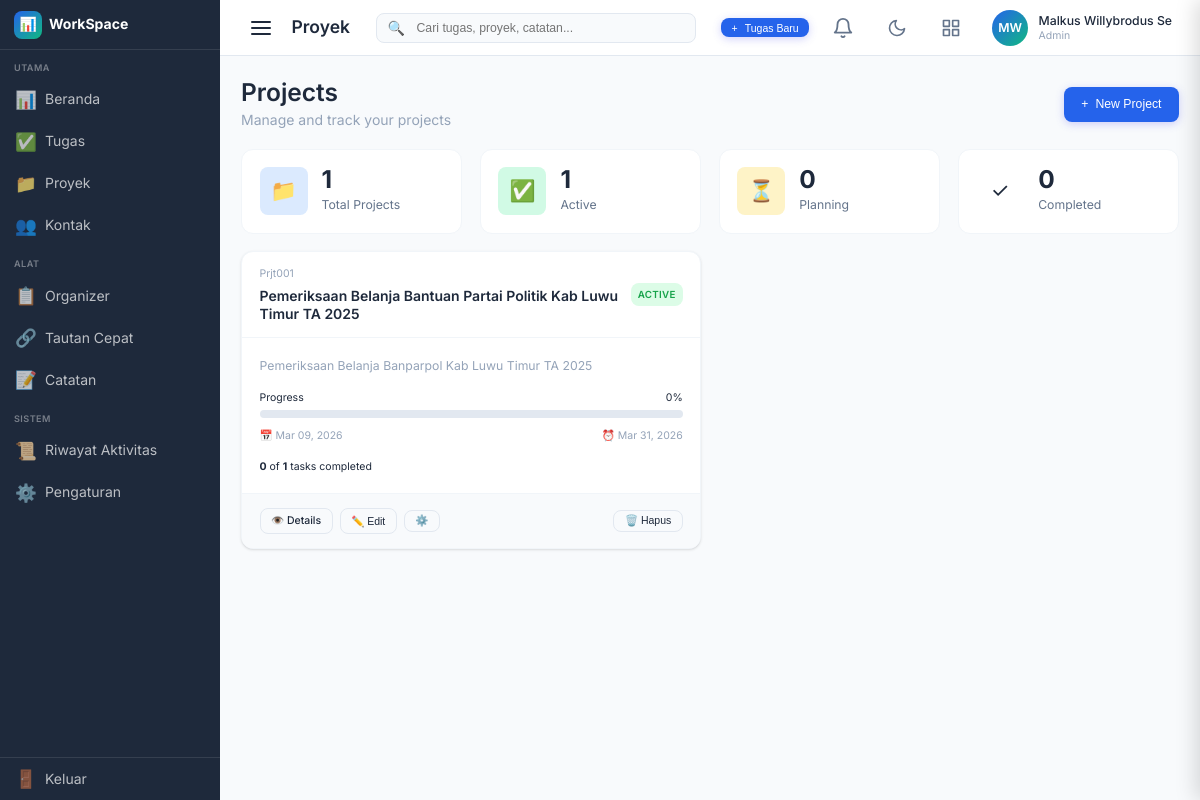
Page /index.php?page=projects (signed in) on the earlier database version.
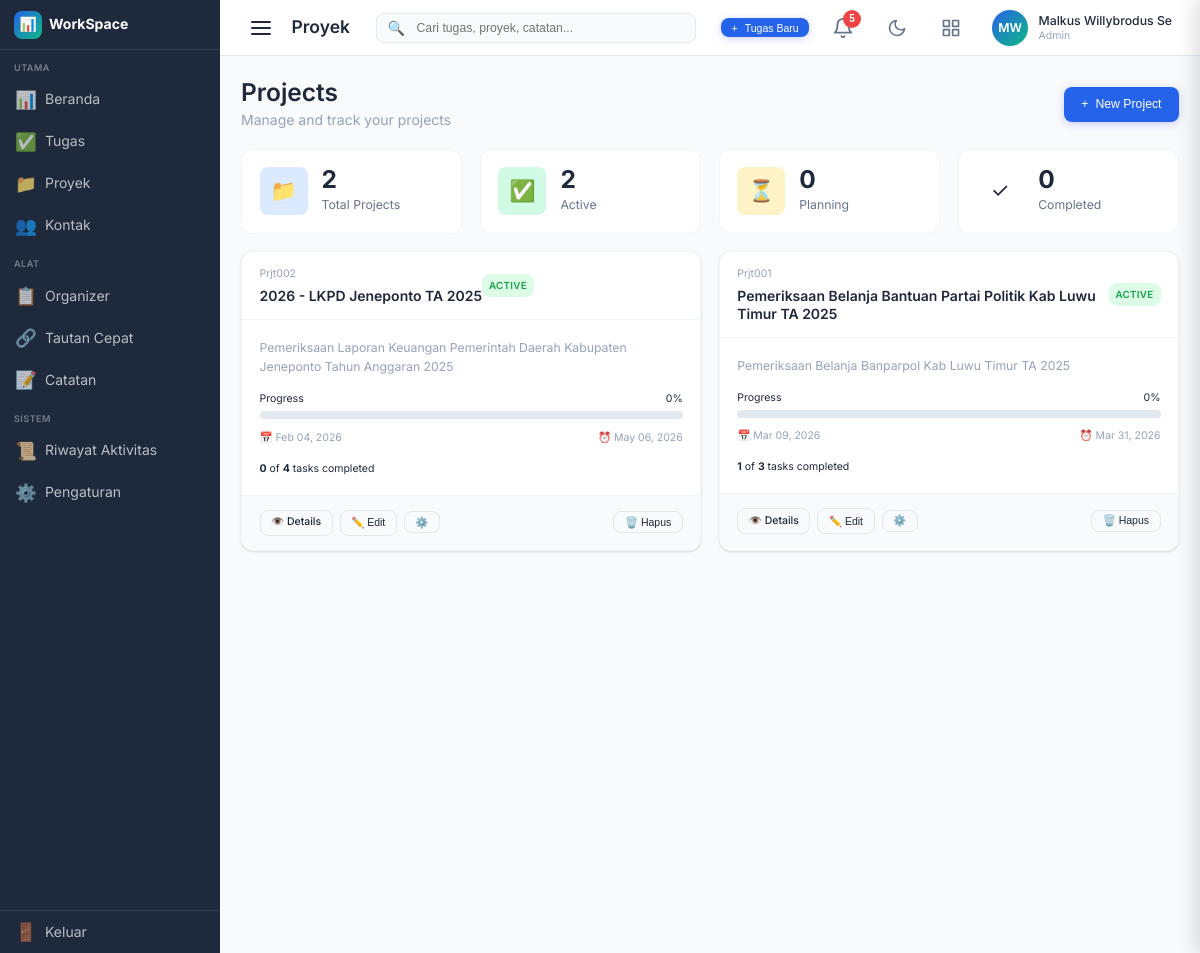
Same page on the later database version.
### tables this page shows
CREATE TABLE `projects` (
  `id` int NOT NULL AUTO_INCREMENT,
  `project_code` varchar(20) DEFAULT NULL,
  `name` varchar(255) NOT NULL,
  `description` text,
  `owner_id` int NOT NULL,
  `status` enum('planning','active','on_hold','completed','cancelled') DEFAULT 'planning',
  `progress_percentage` int DEFAULT '0',
  `start_date` date DEFAULT NULL,
  `deadline` date DEFAULT NULL,
  `folder_name` varchar(50) DEFAULT NULL,
  `created_at` datetime DEFAULT CURRENT_TIMESTAMP,
  `updated_at` datetime DEFAULT CURRENT_TIMESTAMP ON UPDATE CURRENT_TIMESTAMP,
  PRIMARY KEY (`id`),
  KEY `owner_id` (`owner_id`),
  CONSTRAINT `projects_ibfk_1` FOREIGN KEY (`owner_id`) REFERENCES `users` (`id`) ON DELETE CASCADE
);

### config/functions.php (called while the page is built, shortened)
<?php
function getUserId() {
    return $_SESSION['user_id'] ?? null;
}
function h($str) {
    return htmlspecialchars($str, ENT_QUOTES, 'UTF-8');
}
function formatDate($date, $format = 'Y-m-d') {
    $d = new DateTime($date);
    return $d->format($format);
}
function getUnreadNotifications($userId) {
    $db = getDB();
    $stmt = $db->prepare("SELECT * FROM notifications WHERE user_id = ? AND is_read = 0 ORDER BY created_at DESC LIMIT 10");
    $stmt->bind_param('i', $userId);
    $stmt->execute();
    $result = $stmt->get_result();
    $notifications = [];
    while ($row = $result->fetch_assoc()) {
        $notifications[] = $row;
    }
    return $notifications;
}

### pages/projects/index.php (the view, shortened to what the changed rows need)
<?php
require_once __DIR__ . '/../../config/functions.php';
$userId = getUserId();
$db = getDB();
$stmt = $db->prepare("SELECT * FROM projects WHERE owner_id = ? ORDER BY updated_at DESC");
$stmt->bind_param('i', $userId);
$stmt->execute();
$projects = $stmt->get_result()->fetch_all(MYSQLI_ASSOC);
$stmt = $db->prepare("SELECT status, COUNT(*) as count FROM projects WHERE owner_id = ? GROUP BY status");
$stmt->bind_param('i', $userId);
$stmt->execute();
$projectCounts = $stmt->get_result()->fetch_all(MYSQLI_ASSOC);
$counts = ['all' => 0, 'planning' => 0, 'active' => 0, 'on_hold' => 0, 'completed' => 0];
foreach ($projectCounts as $row) {
    $counts[$row['status']] = $row['count'];
    $counts['all'] += $row['count'];
}
?>
<div class="projects-page">
    <div class="d-flex justify-between align-center mb-5">
        <div>
            <h2>Projects</h2>
            <p class="text-muted">Manage and track your projects</p>
        </div>
        <button class="btn btn-primary" onclick="openModal('addProjectModal')">
            <span>+</span> New Project
        </button>
    </div>
    <div class="stats-grid mb-5">
        <div class="stat-card">
            <div class="stat-icon blue">📁</div>
            <div class="stat-content">
                <div class="stat-value"><?= $counts['all'] ?></div>
                <div class="stat-label">Total Projects</div>
            </div>
        </div>
        <div class="stat-card">
            <div class="stat-icon green">✅</div>
            <div class="stat-content">
                <div class="stat-value"><?= $counts['active'] ?></div>
                <div class="stat-label">Active</div>
            </div>
        </div>
        <div class="stat-card">
            <div class="stat-icon yellow">⏳</div>
            <div class="stat-content">
                <div class="stat-value"><?= $counts['planning'] ?></div>
                <div class="stat-label">Planning</div>
            </div>
        </div>
        <div class="stat-card">
            <div class="stat-icon purple">✓</div>
            <div class="stat-content">
                <div class="stat-value"><?= $counts['completed'] ?></div>
                <div class="stat-label">Completed</div>
            </div>
        </div>
    </div>
    <?php if (count($projects) > 0): ?>
    <div class="d-grid" style="grid-template-columns: repeat(auto-fill, minmax(350px, 1fr)); gap: var(--space-5);">
        <?php foreach ($projects as $project): ?>
        <div class="card">
            <div class="card-header">
                <div class="d-flex justify-between align-center">
                    <div>
                        <span class="text-xs text-muted" style="display: block; margin-bottom: 4px;"><?= h($project['project_code'] ?? 'N/A') ?></span>
                        <h3 class="card-title"><?= h($project['name']) ?></h3>
                    </div>
                    <span class="badge badge-<?= str_replace('_', '-', $project['status']) ?>">
                        <?= ucfirst(str_replace('_', ' ', $project['status'])) ?>
                    </span>
                </div>
            </div>
            <div class="card-body">
                <?php if ($project['description']): ?>
                <p class="text-muted mb-4" style="font-size: 0.875rem;"><?= h($project['description']) ?></p>
                <?php endif; ?>
                <div class="mb-3">
                    <div class="d-flex justify-between text-xs mb-1">
                        <span>Progress</span>
                        <span><?= $project['progress_percentage'] ?>%</span>
                    </div>
                    <div class="progress">
                    </div>
                </div>
                <div class="d-flex justify-between text-xs text-muted mb-4">
                    <span>
                        <?= $project['start_date'] ? '📅 ' . formatDate($project['start_date'], 'M d, Y') : 'No start date' ?>
                    </span>
                    <span>
                        <?= $project['deadline'] ? '⏰ ' . formatDate($project['deadline'], 'M d, Y') : 'No deadline' ?>
                    </span>
                </div>
                <?php
                $stmt = $db->prepare("SELECT status, COUNT(*) as count FROM tasks WHERE project_id = ? GROUP BY status");
                $stmt->bind_param('i', $project['id']);
                $stmt->execute();
                $taskStats = $stmt->get_result()->fetch_all(MYSQLI_ASSOC);
                $totalTasks = 0;
                $completedTasks = 0;
                foreach ($taskStats as $stat) {
                    $totalTasks += $stat['count'];
                    if ($stat['status'] === 'completed') $completedTasks = $stat['count'];
                }
                ?>
                <div class="text-xs">
                    <strong><?= $completedTasks ?></strong> of <strong><?= $totalTasks ?></strong> tasks completed
                </div>
            </div>
            <div class="card-footer d-flex justify-between">
                <div class="d-flex gap-2">
                    <a href="index.php?page=project_detail&id=<?= $project['id'] ?>" class="btn btn-sm btn-secondary">
                        👁️ Details
                    </a>
                    <button class="btn btn-sm btn-secondary" onclick="editProject(<?= $project['id'] ?>, '<?= h($project['name']) ?>', '<?= h($project['description'] ?? '') ?>', '<?= $project['status'] ?>', <?= $project['progress_percentage'] ?>, '<?= $project['start_date'] ?>', '<?= $project['deadline'] ?>')">
                        ✏️ Edit
                    </button>
                    <div class="dropdown" style="position: relative;">
                        <button type="button" class="btn btn-sm btn-secondary" onclick="toggleProjectStatusDropdown(<?= $project['id'] ?>)" title="Ubah Status">⚙️</button>
                    </div>
                </div>
                <form method="POST" onsubmit="event.preventDefault(); swalConfirm('Hapus proyek ini?', 'Tindakan ini tidak dapat dibatalkan.', 'warning').then(result => { if (result.isConfirmed) this.submit(); })">
                    <button type="submit" class="btn btn-sm btn-secondary">🗑️ Hapus</button>
                </form>
            </div>
        </div>
        <?php endforeach; ?>
    </div>
    <?php endif; ?>
</div>

### includes/header.php (shortened to what the changed rows need)
<?php
$currentPage = $_GET['page'] ?? 'dashboard';
$pageTitles = [
    'dashboard' => 'Beranda',
    'tasks' => 'Manajemen Tugas',
    'projects' => 'Proyek',
    'contacts' => 'Kontak',
    'links' => 'Tautan Cepat',
    'notes' => 'Catatan',
    'organizer' => 'Organizer',
    'activity' => 'Riwayat Aktivitas',
    'settings' => 'Pengaturan',
    'notifications' => 'Notifikasi'
];
$pageTitle = $pageTitles[$currentPage] ?? 'Beranda';
$unreadNotifications = getUnreadNotifications(getUserId());
?>
<header class="header">
    <div class="header-left">
        <h1 class="header-title"><?= h($pageTitle) ?></h1>
    </div>
    <div class="header-right">
        <div class="dropdown">
            <button class="header-btn dropdown-trigger" onclick="checkAndLoadNotifications()">
                <svg xmlns="http://www.w3.org/2000/svg" width="22" height="22" viewBox="0 0 24 24" fill="none" stroke="currentColor" stroke-width="2" stroke-linecap="round" stroke-linejoin="round">
                    <path d="M18 8A6 6 0 0 0 6 8c0 7-3 9-3 9h18s-3-2-3-9"></path>
                    <path d="M13.73 21a2 2 0 0 1-3.46 0"></path>
                </svg>
                <span id="unreadBadge" class="badge" style="<?= count($unreadNotifications) > 0 ? '' : 'display:none;' ?>"><?= count($unreadNotifications) > 0 ? count($unreadNotifications) : '' ?></span>
            </button>
        </div>
    </div>
</header>

Differences in the rows shown:
added projects: project_code "Prjt002", name "2026 - LKPD Jeneponto TA 2025", status "ACTIVE", description "Pemeriksaan Laporan Keuangan Pemerintah Daerah Kabupaten Jeneponto Tahun Anggaran 2025", progress_percentage "0", start_date "Feb 04, 2026", deadline "May 06, 2026", completedTasks "0", totalTasks "4"
computed for projects "Pemeriksaan Belanja Bantuan Partai Politik Kab Luwu Timur TA 2025": completedTasks "0" → "1"; totalTasks "1" → "3"
Other differences:
count($unreadNotifications): (not shown) → "5"
$counts['all']: "1" → "2"
$counts['active']: "1" → "2"
